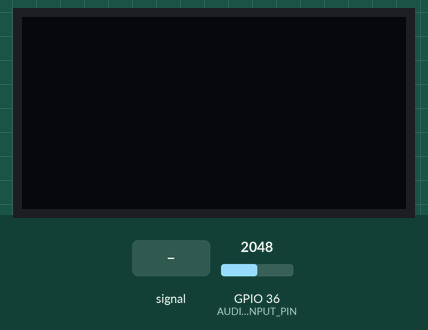
The sketch below on a simulated ESP32. On the bench: 128×64 one-colour display. The test bench sets the inputs (shaded band); at power-on: GPIO 36 (AUDIO_INPUT_PIN) = 2048. What the sketch prints to the serial monitor is not drawn.

Above: at 1.2 s.
1.3 s: GPIO 36 (AUDIO_INPUT_PIN) fed a 200 Hz sine of ±327 counts around its level
At 3.22 s:
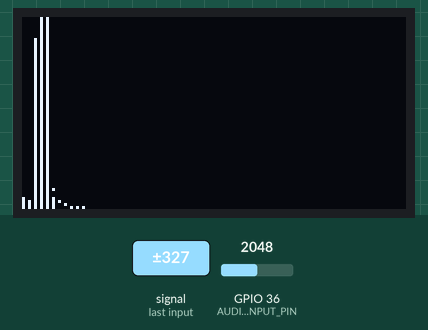
3.8 s: GPIO 36 (AUDIO_INPUT_PIN) set to 2866
At 4.19 s:
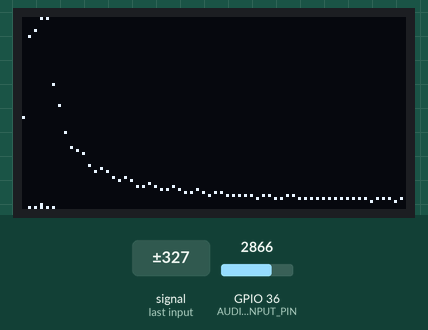
5.5 s: GPIO 36 (AUDIO_INPUT_PIN) fed a 1000 Hz sine of ±1023 counts around its level
At 5.84 s:
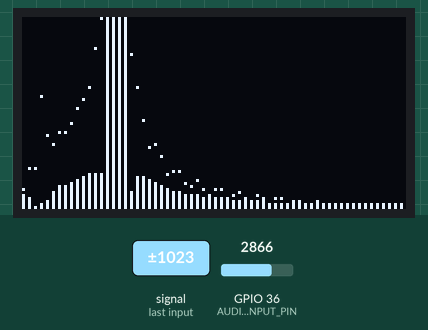
7.1 s: GPIO 36 (AUDIO_INPUT_PIN) set to 3603
At 7.5 s:
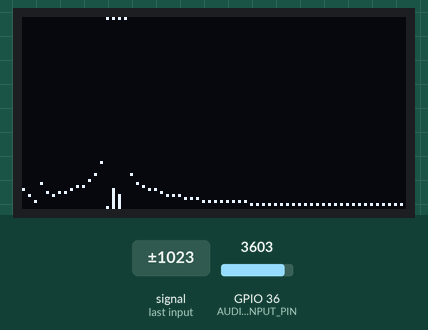
8.8 s: GPIO 36 (AUDIO_INPUT_PIN) set to 4095
Timing chart, 0 to 11.4 s (numbered marks = the images above; inputs shaded):
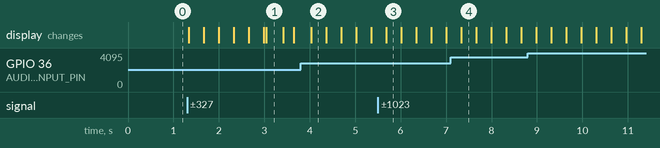

Measured:
- after the input at 1.3 s, the display: first changes at once (image 1 shows a later state)

The sketch:

fft.ino
```cpp
#include <Arduino.h>
#include <Wire.h>
#include <Adafruit_GFX.h>
#include <Adafruit_SSD1306.h>
#include <arduinoFFT.h>

// OLED definitions
#define SCREEN_WIDTH 128
#define SCREEN_HEIGHT 64
#define OLED_RESET -1
#define SCREEN_ADDRESS 0x3C

// Declare an SSD1306 display object
Adafruit_SSD1306 display(SCREEN_WIDTH, SCREEN_HEIGHT, &Wire, OLED_RESET);

// Audio input pin
const int AUDIO_INPUT_PIN = A0;

// FFT definitions
const uint16_t samples = 128; // Number of samples for FFT (must be a power of 2)
const double samplingFrequency = 10000; // Sampling frequency (samples per second) - Adjust as needed
const float FREQ_PER_BIN = (double)samplingFrequency / samples; // Frequency resolution per bin (Hz)


// FFT objects
arduinoFFT FFT = arduinoFFT();
double vReal[samples];
double vImag[samples];

unsigned long newTime;
unsigned long oldTime;
double samplingPeriod;

// Array to store previous FFT magnitudes for smoothing
double prevMagnitudes[samples / 2] = {0};


// Global Variables for Peak Hold
// Array to store the peak magnitude for each frequency bin
double peakMagnitudes[samples / 2] = {0};
// Decay rate for the peak hold dots (0.0 to 1.0).
// 1.0 means no decay, 0.0 means instant decay.
// A value around 0.8 to 0.98 provides a visible peak hold effect.
const float peakDecayRate = 0.96;

// Global Variables for Variable Sensitivity
// Base scaling factor for mapping magnitudes to display height for higher frequencies.
// Adjust based on the typical max magnitude from your audio source and FFT.
// A smaller value increases sensitivity (bars get taller).
const double baseMagnitudeScale = 1500.0;

// The frequency (Hz) below which sensitivity starts decreasing.
// The transition will be smooth from 0Hz up to this frequency.
const float lowFreqRolloffFreq = 400.0;

// Variable for Display Height Adjustment
const int topMarginPixels = 0; // Number of pixels to leave blank at the top
const int effectiveDisplayHeight = SCREEN_HEIGHT - topMarginPixels; // The actual height used for drawing FFT

// Global Variables for Temporal Interpolation
// Array to store the current magnitude value being displayed for interpolation
double interpolatedMagnitudes[samples / 2] = {0};
// Factor for temporal interpolation (0.0 to 1.0).
// 1.0 means no interpolation (instant update), 0.0 means no movement.
// A value around 0.2 to 0.6 provides smooth movement.
const float interpolationFactor = 0.7; // Adjust this value for smoothness


// Helper function for mapping a double value with a double range to an integer range
// This is needed because standard map() works only with long integers.
int customMap(double value, double fromLow, double fromHigh, int toLow, int toHigh) {
    // Prevent division by zero and handle cases outside the source range
    if (fromHigh == fromLow) return toLow;
    // Ensure value is within the source range before mapping
    if (value <= fromLow) return toLow;
    if (value >= fromHigh) return toHigh; // Any value >= fromHigh maps to toHigh

    // Linear interpolation using double for precision
    return (int)((value - fromLow) * (toHigh - toLow) / (fromHigh - fromLow) + toLow);
}


void setup() {
    Serial.begin(115200);

    // Initialize I2C for OLED
    Wire.begin(4, 5); // SDA, SCL

    // Initialize OLED display
    if (!display.begin(SSD1306_SWITCHCAPVCC, SCREEN_ADDRESS)) {
        Serial.println(F("SSD1306 allocation failed"));
        for (;;); // Don't proceed, loop forever
    }

    display.setRotation(2);
    // Clear the buffer
    display.clearDisplay();
    display.display();

    // Set up sampling period
    samplingPeriod = 1.0 / samplingFrequency;

    // Initialize magnitude arrays to zero
    for(int i = 0; i < samples / 2; i++) {
        prevMagnitudes[i] = 0;
        peakMagnitudes[i] = 0;
        interpolatedMagnitudes[i] = 0; // Initialize interpolated magnitudes
    }

    Serial.println("Setup complete. Starting FFT...");
    Serial.print("Frequency Resolution: ");
    Serial.print(FREQ_PER_BIN);
    Serial.println(" Hz per bin");
    Serial.print("Low Frequency Rolloff ends around bin: ");
    Serial.println(lowFreqRolloffFreq / FREQ_PER_BIN);
    Serial.print("Effective Display Height for FFT: ");
    Serial.print(effectiveDisplayHeight);
    Serial.println(" pixels");
    Serial.print("Base Magnitude Scale: ");
    Serial.println(baseMagnitudeScale);
}

void loop() {
    // Audio Sampling
    oldTime = micros();
    for (int i = 0; i < samples; i++) {
        newTime = micros();
        // Wait for the next sample time to maintain the sampling frequency
        while ((newTime - oldTime) < samplingPeriod * 1000000) {
            newTime = micros();
        }
        oldTime = newTime;

        // Read analog value from the audio input pin (0-4095 for ESP32 ADC)
        // Subtract midpoint to approximate DC removal during sampling
        vReal[i] = analogRead(AUDIO_INPUT_PIN) - 2048.0;
        vImag[i] = 0; // Initialize imaginary part to 0
    }

    // Perform FFT
    // DC Removal helps center the data around zero for FFT.
    FFT.DCRemoval(vReal, samples);

    // Apply a window function (Hamming recommended for reducing spectral leakage)
    FFT.Windowing(vReal, samples, FFT_WIN_TYP_HAMMING, FFT_FORWARD);
    FFT.Compute(vReal, vImag, samples, FFT_FORWARD); // Compute FFT
    FFT.ComplexToMagnitude(vReal, vImag, samples); // Convert complex numbers to magnitudes (strength of each frequency)

    // Display on OLED
    display.clearDisplay();
    display.setTextColor(SSD1306_WHITE);

    // Apply peak decay to all stored peak magnitudes BEFORE processing bins
    for (int i = 0; i < samples / 2; i++) {
        peakMagnitudes[i] *= peakDecayRate;
    }

    // Draw the smoothed FFT spectrum as bars and add peak dots
    // We display the first half of the FFT results (up to the Nyquist frequency).
    for (int i = 0; i < samples / 2; i++) {
        // Calculate the current magnitude for this frequency bin
        double currentMagnitude = vReal[i];

        // Calculate the horizontal position on the display for this frequency bin.
        // This maps the 64 bins across the 128 pixel width, drawing lines at even x positions (0, 2, 4...).
        int xPos = map(i, 0, samples / 2, 0, SCREEN_WIDTH);

        // Calculate Current Bin Magnitude Scale (for variable sensitivity)
        double currentBinMagnitudeScale;
        float binFreq = i * FREQ_PER_BIN; // Frequency of the current bin

        if (binFreq >= lowFreqRolloffFreq) {
            // For frequencies at or above the rolloff frequency, use the base sensitivity scale
            currentBinMagnitudeScale = baseMagnitudeScale;
        } else {
            currentBinMagnitudeScale = (baseMagnitudeScale * ( 1 + ( 3.5 * (lowFreqRolloffFreq - binFreq) / lowFreqRolloffFreq)));
        }

        // Bar Smoothing
        double targetMagnitude = (currentMagnitude + prevMagnitudes[i]) / 2.0; // Target for interpolation

        // Store the current magnitude for the next smoothing calculation
        prevMagnitudes[i] = currentMagnitude;

        // Temporal Interpolation
        // Smoothly move the displayed magnitude towards the target magnitude
        interpolatedMagnitudes[i] = interpolatedMagnitudes[i] * (1.0 - interpolationFactor) + targetMagnitude * interpolationFactor;

        // Peak Hold Update
        // Update peak using the *smoothed* magnitude (or could use currentMagnitude for sharper peaks)
        // Using targetMagnitude (smoothed) for peak detection
        if (targetMagnitude > peakMagnitudes[i]) {
            peakMagnitudes[i] = targetMagnitude;
        }
        // Decay was applied to all peaks before this loop

        // Calculate Heights for Drawing
        // Scale the interpolated magnitude to fit the effective display height (leaving space at the top).
        // Use the bin-specific magnitude scale (currentBinMagnitudeScale) for mapping.
        int barHeight = customMap(interpolatedMagnitudes[i], 0.0, currentBinMagnitudeScale, 0, effectiveDisplayHeight);
        // Ensure height is within bounds of the effective drawing area
        if (barHeight > effectiveDisplayHeight) barHeight = effectiveDisplayHeight;
        else if (barHeight < 0) barHeight = 0;

        // Scale the peak magnitude to fit the effective display height (leaving space at the top).
        // Use the bin-specific magnitude scale (currentBinMagnitudeScale) for mapping.
        int peakHeight = customMap(peakMagnitudes[i], 0.0, currentBinMagnitudeScale, 0, effectiveDisplayHeight);
        // Ensure height is within bounds of the effective drawing area
        if (peakHeight > effectiveDisplayHeight) peakHeight = effectiveDisplayHeight;
        else if (peakHeight < 0) peakHeight = 0;

        // Draw Bar and Peak
        // Draw a vertical line (bar) for this frequency bin.
        // Draw the bar from the bottom of the screen upwards, respecting the top margin.
        display.drawLine(xPos, SCREEN_HEIGHT, xPos, SCREEN_HEIGHT - barHeight, SSD1306_WHITE);

        // Draw the peak hold dot.
        // Draw a single pixel at the peak height for this column, respecting the top margin.
        display.drawPixel(xPos, SCREEN_HEIGHT - peakHeight, SSD1306_WHITE);
    }

    // Update the physical display with the contents of the buffer
    display.display();

    // Small delay before the next loop iteration - controls frame rate
    delay(1);
}
```
